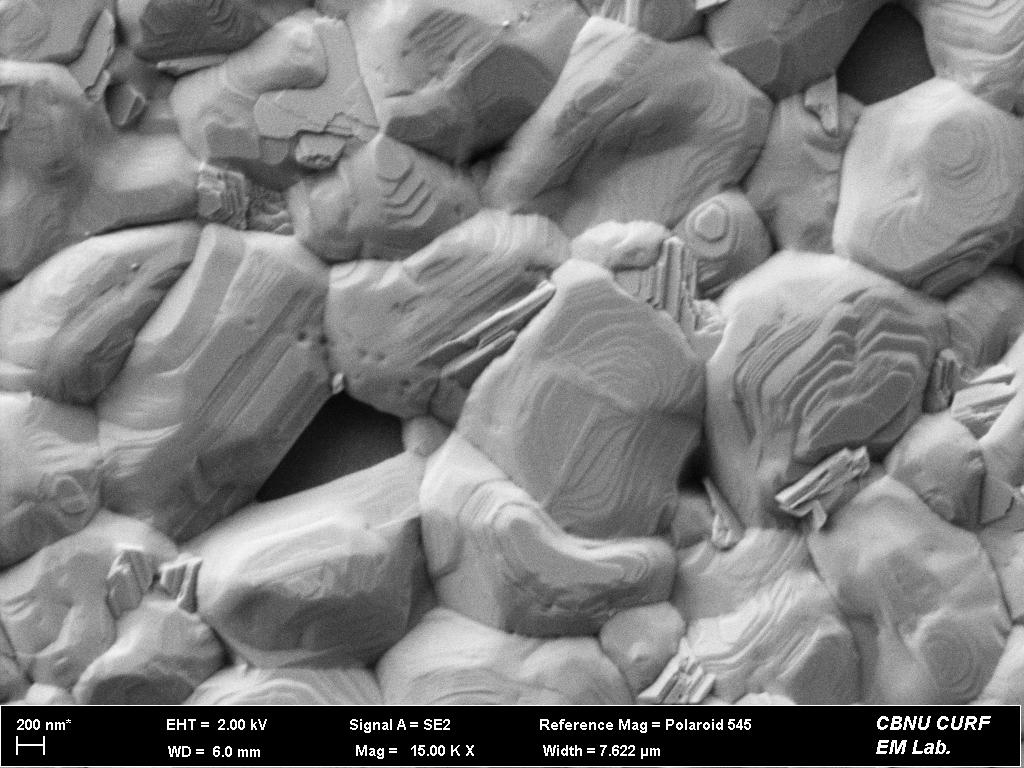
#> input picture balanced_dataset/images/class1_3D_pinholes/01-10.jpg, 1024 x 768 px, found by its file name
$ python diag.py
#> lines starting #> are read from the running program, lines starting #| are printed output that depends on the picture; after the words box and inside, x2 and y2 are one past the last pixel; in counts of white or black regions, pixels touching at a corner belong together
### experiments/AMCAA/amcaa_pipeline.py
import os
import json
import cv2
import numpy as np
import matplotlib
matplotlib.use("Agg")
import matplotlib.pyplot as plt
from dataclasses import dataclass, asdict
from typing import List, Tuple


CLAHE_CLIP        = 3.0
CLAHE_GRID        = 8
MIN_AREA_LARGE    = 40
MIN_AREA_MICRO    = 4
MAX_AREA          = 20000
MIN_CIRCULARITY   = 0.40
MIN_SOLIDITY      = 0.50
CONFIDENCE_THRESH = 0.30
NMS_IOU_THRESH    = 0.40
MAX_FILL_RATIO    = 0.06


@dataclass
class Detection:
    x: int
    y: int
    w: int
    h: int
    area: float
    perimeter: float
    circularity: float
    solidity: float
    contrast: float
    source: str
    confidence: float


def load_image(path: str) -> Tuple[np.ndarray, np.ndarray]:
    gray  = cv2.imread(path, cv2.IMREAD_GRAYSCALE)
#> gray is the input picture: shape (768, 1024); min 0, max 255, mean 126.5
    color = cv2.imread(path, cv2.IMREAD_COLOR)
    if gray is None:
        raise FileNotFoundError(f"Image not found: {path}")
    return gray, color


def crop_sem_bar(gray: np.ndarray, color: np.ndarray) -> Tuple[np.ndarray, np.ndarray, int]:
    h, w = gray.shape
#> h = 768; w = 1024
    scan = gray[int(h * 0.85):, :]
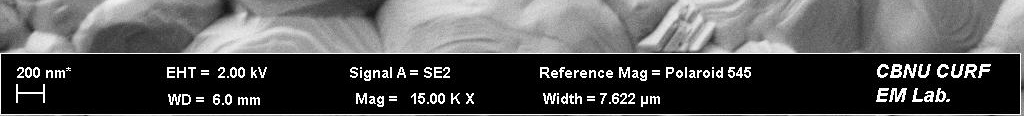
#> scan: shape (116, 1024); min 0, max 255, mean 82.8
    row_medians = np.median(scan, axis=1)
#> row_medians = 116 values, max 255 at index 53, min 0 at index 54, mean 73.21
    dark_rows = np.where(row_medians < 15)[0]
#> dark_rows = 60 values from 54 to 113
    if len(dark_rows) > 0:
        # Cut 5 pixels above the strictly dark text background to clear the white divider line
        cut_y = int(h * 0.85) + dark_rows[0] - 5
#> cut_y = 701
    else:
        # Fallback to hard 12% bottom crop to safely remove metadata
        cut_y = int(h * 0.88)
    return gray[:cut_y, :], color[:cut_y, :], cut_y


def preprocess(gray: np.ndarray) -> np.ndarray:
    denoised = cv2.GaussianBlur(gray, (3, 3), 0)
    clahe    = cv2.createCLAHE(clipLimit=CLAHE_CLIP, tileGridSize=(CLAHE_GRID, CLAHE_GRID))
    return clahe.apply(denoised)
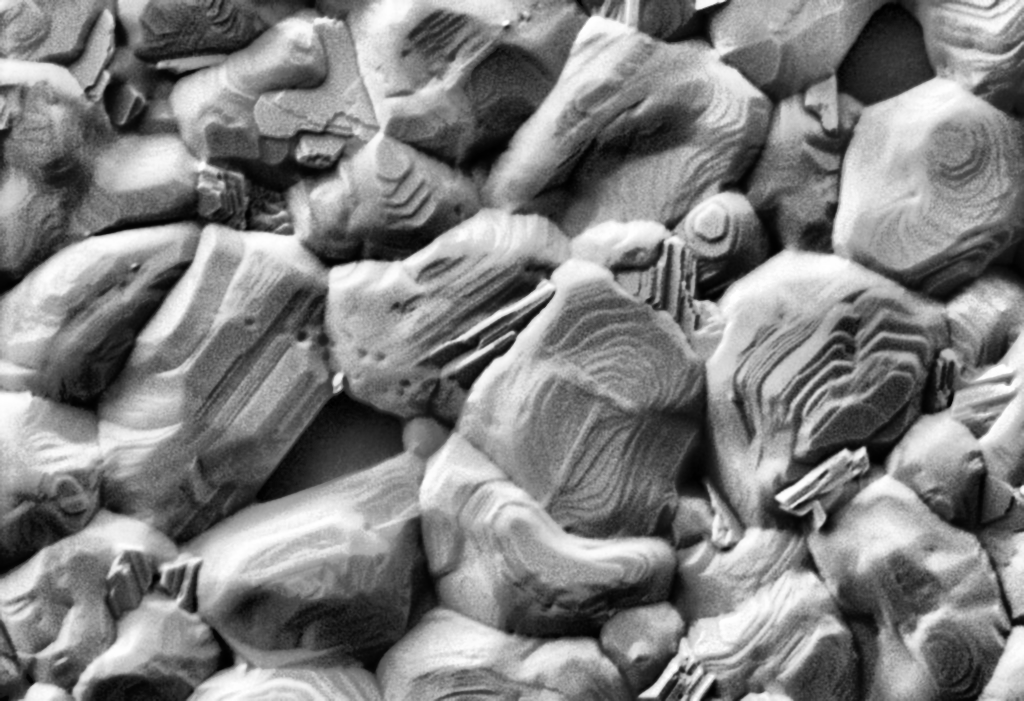
#> returned value: shape (701, 1024); min 0, max 255, mean 128.9


# ─── PATH A: Dark Percentile (large + medium pinholes) ─────────────────────

def dark_region_mask(enhanced: np.ndarray) -> np.ndarray:
    dark_pct = float(np.percentile(enhanced, 12))
#> dark_pct = 43
    _, binary = cv2.threshold(enhanced, int(max(dark_pct, 3)), 255, cv2.THRESH_BINARY_INV)
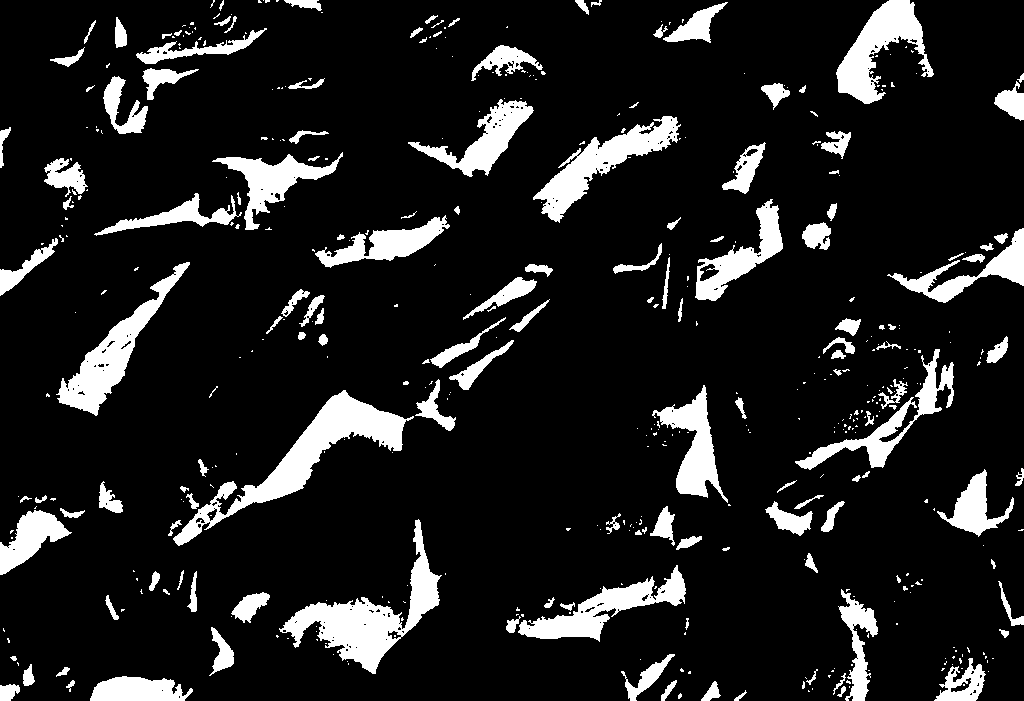
#> binary: shape (701, 1024); 12.3% white; 462 white regions (313 under 20 px), largest, box (x1, y1, x2, y2) and area: (173, 390, 414, 546) 7134, (279, 519, 442, 674) 6536, (56, 262, 190, 416) 4532

    total_px = float(binary.shape[0] * binary.shape[1])
#> total_px = 717824
    fill = cv2.countNonZero(binary) / total_px
#> fill = 0.123
    if fill > MAX_FILL_RATIO:
        dark_pct = float(np.percentile(enhanced, 6))
#> dark_pct = 26
        _, binary = cv2.threshold(enhanced, int(max(dark_pct, 3)), 255, cv2.THRESH_BINARY_INV)
#> binary: shape (701, 1024); 6.2% white; 324 white regions (215 under 20 px), largest, box (x1, y1, x2, y2) and area: (226, 391, 402, 516) 3696, (537, 585, 654, 639) 1920, (671, 391, 714, 494) 1900

    k_close = cv2.getStructuringElement(cv2.MORPH_ELLIPSE, (7, 7))
    k_open  = cv2.getStructuringElement(cv2.MORPH_ELLIPSE, (5, 5))
    binary  = cv2.morphologyEx(binary, cv2.MORPH_CLOSE, k_close, iterations=2)
#> binary: shape (701, 1024); 7.6% white; 128 white regions (51 under 20 px), largest, box (x1, y1, x2, y2) and area: (203, 391, 402, 527) 4172, (286, 604, 395, 673) 3587, (60, 263, 189, 414) 3540
    binary  = cv2.morphologyEx(binary, cv2.MORPH_OPEN,  k_open,  iterations=2)
#> binary: shape (701, 1024); 6.3% white; 60 white regions
    return binary


# ─── PATH B: Micro-pinhole detection (tiny sub-10px defects) ───────────────

# [272 lines left out: functions micro_pinhole_mask, compute_local_contrast, compute_confidence, extract_detections, iou, nms and 6 more, not called in this run]

### experiments/AMCAA/diag.py
import sys, cv2, numpy as np
sys.path.insert(0, 'experiments/AMCAA')
from amcaa_pipeline import *

for name, path in [
    ("01-10", "balanced_dataset/images/class1_3D_pinholes/01-10.jpg"),
    ("01-12", "balanced_dataset/images/class1_3D_pinholes/01-12.jpg"),
]:
    gray_raw, color_raw = load_image(path)
    gray, color, _ = crop_sem_bar(gray_raw, color_raw)
    e = preprocess(gray)
    m = dark_region_mask(e)
    cnts, _ = cv2.findContours(m, cv2.RETR_EXTERNAL, cv2.CHAIN_APPROX_SIMPLE)
#> cnts = 60 contours; largest, box (x1, y1, x2, y2) and area: (254, 392, 402, 502) 3672, (288, 604, 392, 672) 3335, (543, 123, 670, 205) 2612, (60, 338, 133, 412) 2520, (536, 586, 650, 638) 2384

    med = float(np.median(gray))
#> med = 136
    sd = float(np.std(gray))
#> sd = 45.06
    gate = med - 0.75 * sd
#> gate = 102.2

    print(f"\n=== {name} === median={med:.0f} std={sd:.0f} gate={gate:.1f}")
#| === 01-10 === median=136 std=45 gate=102.2

    big = [c for c in cnts if cv2.contourArea(c) > 500]
#> big = 25 contours; largest, box (x1, y1, x2, y2) and area: (254, 392, 402, 502) 3672, (288, 604, 392, 672) 3335, (543, 123, 670, 205) 2612, (60, 338, 133, 412) 2520, (536, 586, 650, 638) 2384
    print(f"Big contours (>500px area): {len(big)}")
#| Big contours (>500px area): 25

    for c in sorted(big, key=cv2.contourArea, reverse=True)[:10]:
        a = cv2.contourArea(c)
        p = cv2.arcLength(c, True)
        circ = 4 * np.pi * a / (p ** 2) if p > 0 else 0
        hull = cv2.convexHull(c)
        sol = a / (cv2.contourArea(hull) + 1e-6)
        x, y, w, h = cv2.boundingRect(c)
        ar = max(w, h) / (min(w, h) + 1e-6)

        mt = np.zeros(gray.shape[:2], dtype=np.uint8)
        cv2.drawContours(mt, [c], -1, 255, -1)
        im = float(np.mean(gray[mt == 255]))

        pad = max(w, h, 15)
        x0, y0 = max(0, x-pad), max(0, y-pad)
        x1, y1 = min(gray.shape[1], x+w+pad), min(gray.shape[0], y+h+pad)
        nb = gray[y0:y1, x0:x1]
        mr = mt[y0:y1, x0:x1]
        ext = nb[mr == 0]
        contrast = (float(np.mean(ext)) - im) / (float(np.mean(ext)) + 1e-6) if len(ext) > 0 else 0

        reasons = []
        if circ < 0.40:
            reasons.append(f"circ={circ:.2f}<0.40")
        if sol < 0.50:
            reasons.append(f"sol={sol:.2f}<0.50")
        if ar > 4.0:
            reasons.append(f"ar={ar:.1f}>4.0")
        if im > gate:
            reasons.append(f"int={im:.0f}>gate={gate:.0f}")
        if contrast < 0.15:
            reasons.append(f"contrast={contrast:.2f}<0.15")

        status = "REJECTED: " + ", ".join(reasons) if reasons else "PASS"
        print(f"  area={a:6.0f} circ={circ:.2f} sol={sol:.2f} ar={ar:.1f} int={im:.0f} contrast={contrast:.2f} => {status}")
#> this loop made 10 passes
#> (a, p, circ, sol, x, y, w, h) on passes 1 to 10: (3672.5, 436.5, 0.242, 0.557, 254, 392, 148, 110), (3335, 320.7, 0.408, 0.785, 288, 604, 104, 68), (2612.5, 365.5, 0.246, 0.649, 543, 123, 127, 82), (2520.5, 244.4, 0.53, 0.865, 60, 338, 73, 74), (2383.5, 292.6, 0.35, 0.771, 536, 586, 114, 52), (2119, 276.2, 0.349, 0.693, 229, 158, 94, 54), (1802, 239.9, 0.393, 0.772, 449, 109, 79, 64), (1789, 259.8, 0.333, 0.651, 675, 403, 39, 90), (1779, 295.6, 0.256, 0.746, 322, 223, 117, 44), (1562, 228.3, 0.377, 0.742, 0, 512, 65, 62)
#|   area=  3672 circ=0.24 sol=0.56 ar=1.3 int=20 contrast=0.85 => REJECTED: circ=0.24<0.40
#|   area=  3335 circ=0.41 sol=0.79 ar=1.5 int=65 contrast=0.57 => PASS
#|   area=  2612 circ=0.25 sol=0.65 ar=1.5 int=65 contrast=0.52 => REJECTED: circ=0.25<0.40
#|   area=  2520 circ=0.53 sol=0.87 ar=1.0 int=69 contrast=0.53 => PASS
#|   area=  2384 circ=0.35 sol=0.77 ar=2.2 int=72 contrast=0.52 => REJECTED: circ=0.35<0.40
#|   area=  2119 circ=0.35 sol=0.69 ar=1.7 int=68 contrast=0.52 => REJECTED: circ=0.35<0.40
#|   area=  1802 circ=0.39 sol=0.77 ar=1.2 int=44 contrast=0.66 => REJECTED: circ=0.39<0.40
#|   area=  1789 circ=0.33 sol=0.65 ar=2.3 int=38 contrast=0.71 => REJECTED: circ=0.33<0.40
#> (further printed lines are left out)
#> pass 1, `nb = gray[y0:y1, x0:x1]`:
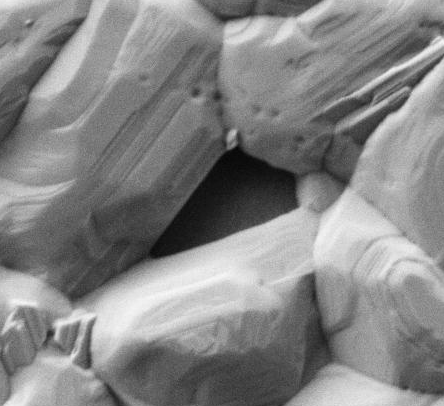
#> nb: shape (406, 444); min 4, max 248, mean 133.4
#> pass 1, `mr = mt[y0:y1, x0:x1]`:
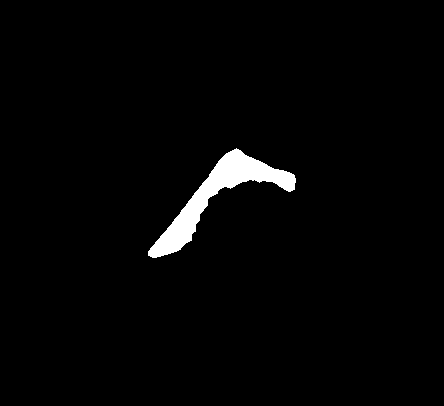
#> mr: shape (406, 444); 2.1% white; 1 white region, box (x1, y1, x2, y2) and area: (148, 148, 296, 258) 3853
#> pass 2, `mr = mt[y0:y1, x0:x1]`:
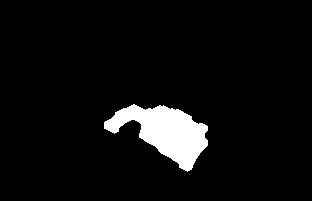
#> mr: shape (201, 312); 5.5% white; 1 white region, box (x1, y1, x2, y2) and area: (104, 104, 208, 172) 3469
#> after the loop:
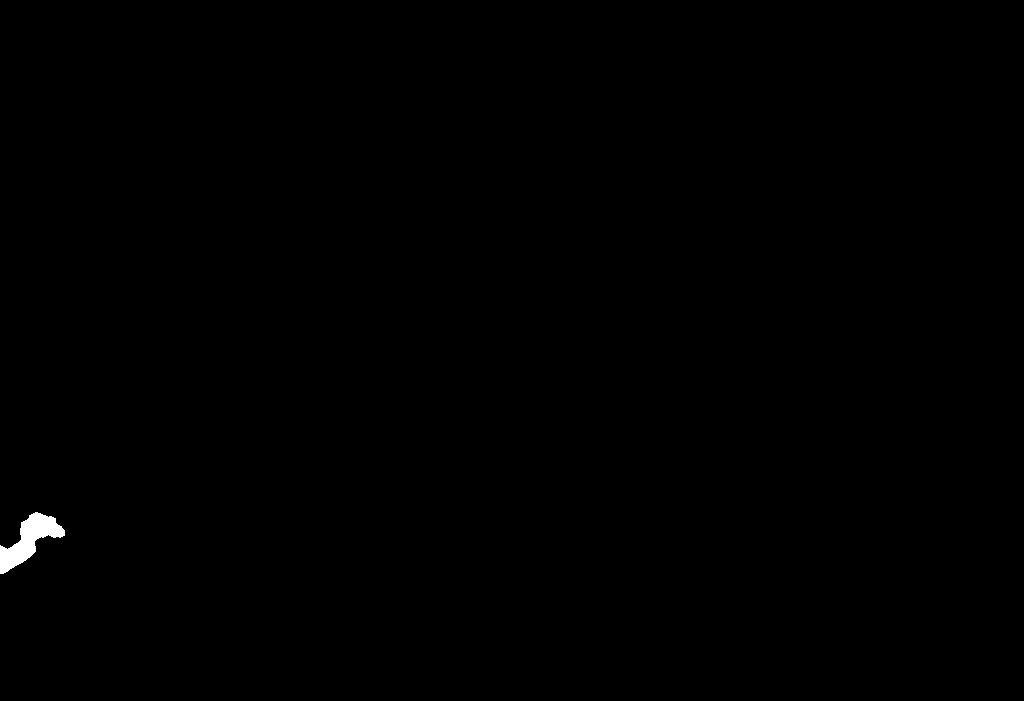
#> mt: shape (701, 1024); 0.23% white; 1 white region, box (x1, y1, x2, y2) and area: (0, 512, 65, 574) 1661
#> pass 2 of the loop `for name, path in [`:
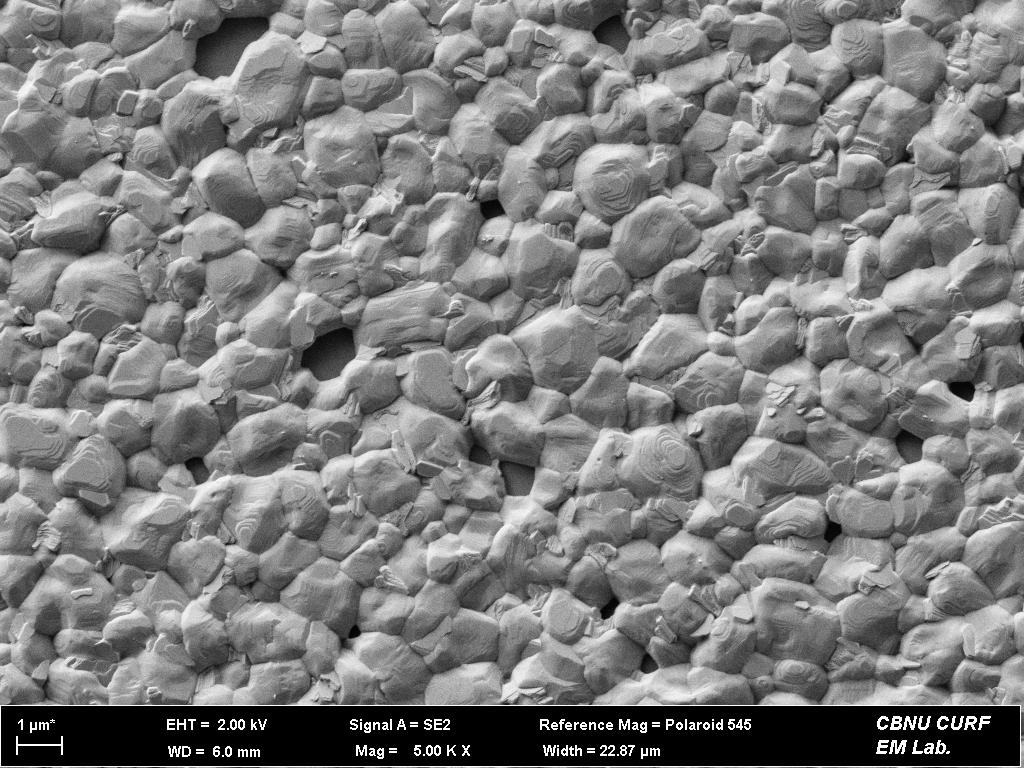
#> input picture balanced_dataset/images/class1_3D_pinholes/01-12.jpg, 1024 x 768 px, found by its file name
#> in load_image, gray is the input picture: shape (768, 1024); min 0, max 255, mean 124.8
#> gray: shape (701, 1024)
#> in dark_region_mask (call 2), `dark_pct = float(np.percentile(enhanced, 12))`: dark_pct = 32
#> in dark_region_mask (call 2), `_, binary = cv2.threshold(enhanced, int(max(dark_pct, 3)), 255, cv2.TH..`:
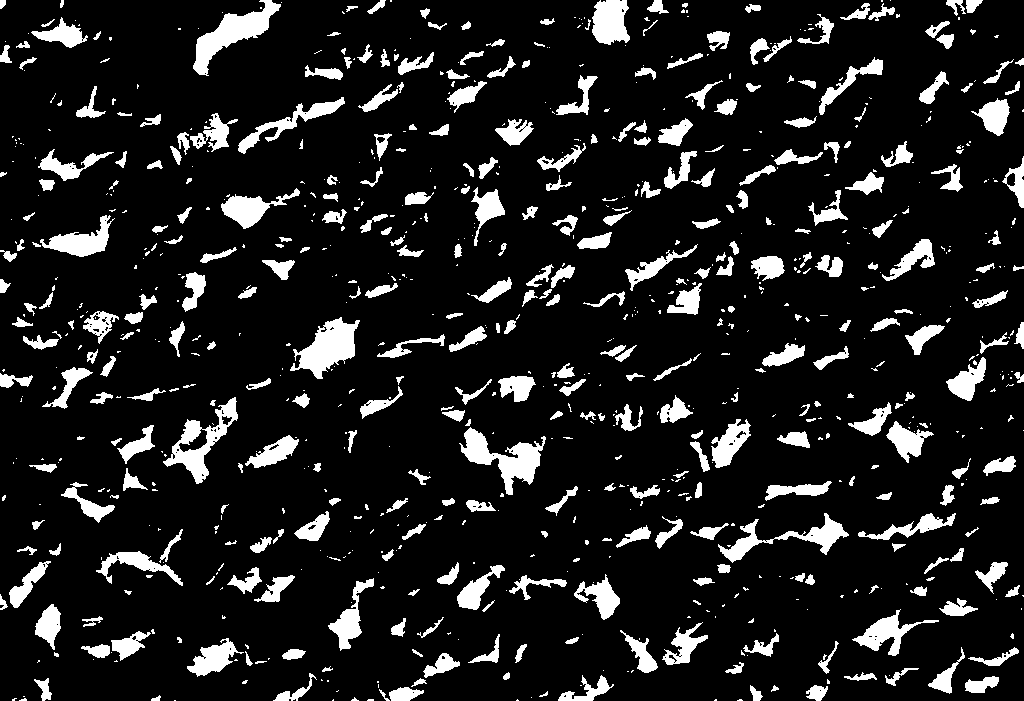
#> binary: shape (701, 1024); 12.1% white; 882 white regions (507 under 20 px), largest, box (x1, y1, x2, y2) and area: (193, 0, 281, 76) 2216, (459, 427, 546, 495) 2179, (290, 317, 360, 379) 2117
#> fill = 0.121
#> in dark_region_mask (call 2), `dark_pct = float(np.percentile(enhanced, 6))`: dark_pct = 17
#> k_open = [[0, 0, 1, 0, 0], [1, 1, 1, 1, 1], [1, 1, 1, 1, 1], [1, 1, 1, 1, 1], [0, 0, 1, 0, 0]]
#> cnts = 123 contours, 1 with area under 20; largest, box (x1, y1, x2, y2) and area: (466, 430, 540, 480) 1510, (300, 326, 354, 372) 1335, (197, 13, 269, 55) 1041, (241, 103, 337, 150) 990, (859, 414, 923, 455) 982
#> med = 132
#> sd = 44.07
#> gate = 98.95
#| === 01-12 === median=132 std=44 gate=98.9
#> big = 20 contours; largest, box (x1, y1, x2, y2) and area: (466, 430, 540, 480) 1510, (300, 326, 354, 372) 1335, (197, 13, 269, 55) 1041, (241, 103, 337, 150) 990, (859, 414, 923, 455) 982
#| Big contours (>500px area): 20
#> the loop `for c in sorted(big, key=cv2.contourArea, reverse=True)[:10]:` made 10 passes
#> (a, p, circ, sol, x, y, w, h) on passes 1 to 8: (1510.5, 240.9, 0.327, 0.631, 466, 430, 74, 50), (1335, 164.4, 0.621, 0.913, 300, 326, 54, 46), (1041, 194.5, 0.346, 0.725, 197, 13, 72, 42), (989.5, 254, 0.193, 0.675, 241, 103, 96, 47), (982.5, 181.2, 0.376, 0.734, 859, 414, 64, 41), (964.5, 138.3, 0.633, 0.866, 593, 0, 34, 43), (927, 152, 0.504, 0.84, 701, 425, 47, 44), (779.5, 116.1, 0.726, 0.931, 226, 197, 40, 31)
#> (printed output is left out)
#> after the loop `for c in sorted(big, key=cv2.contourArea, reverse=True)[:10]:`:
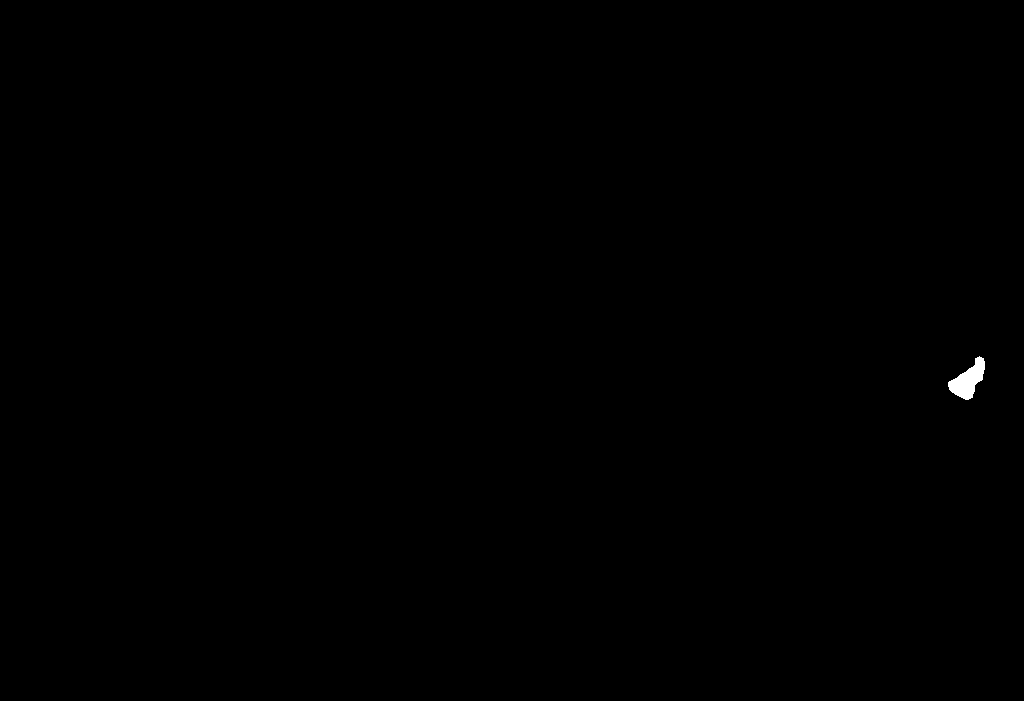
#> mt: shape (701, 1024); 0.11% white; 1 white region, box (x1, y1, x2, y2) and area: (948, 356, 985, 400) 820
